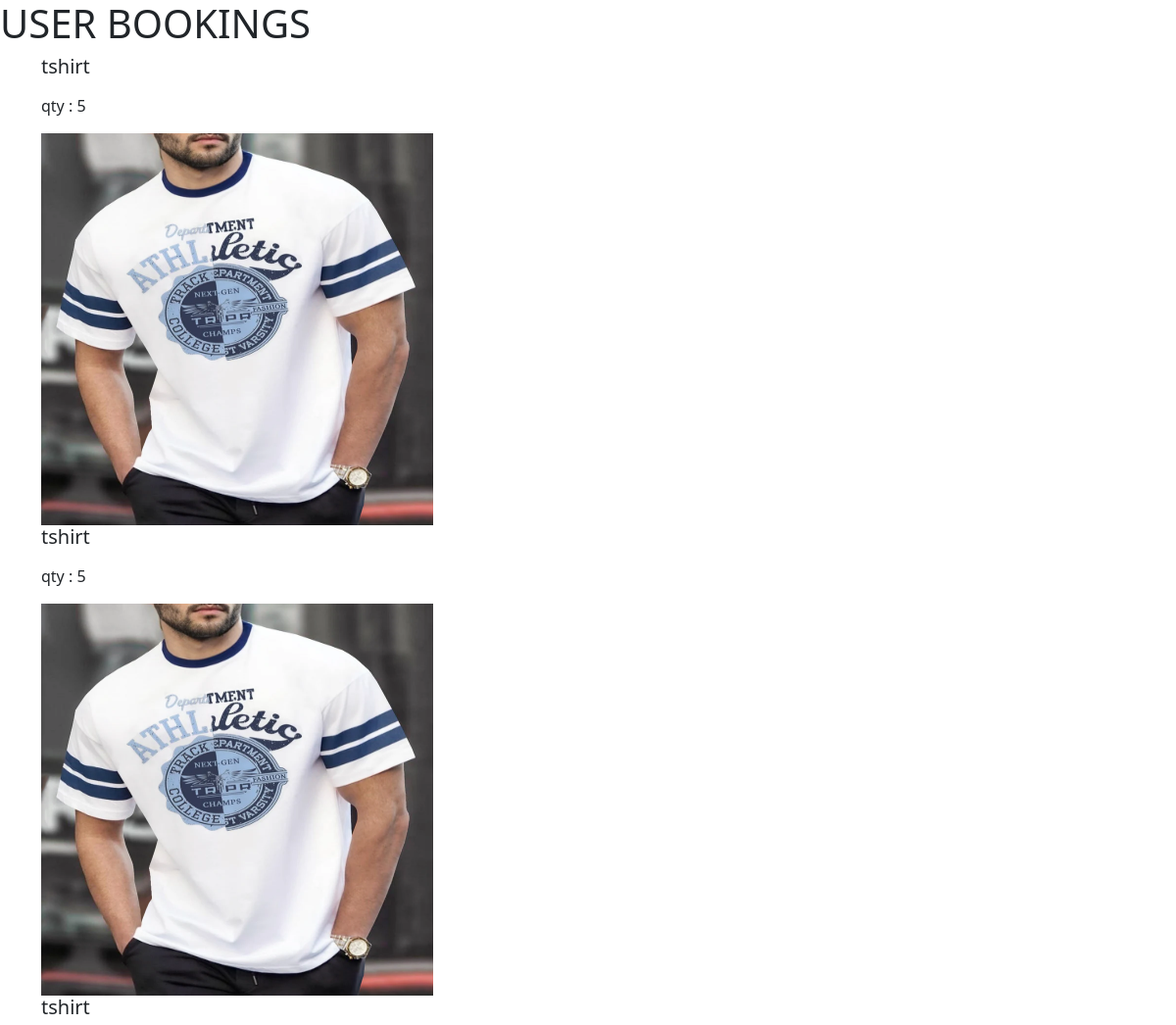
Before: /userbookings (signed in, upper part) with the older database file.
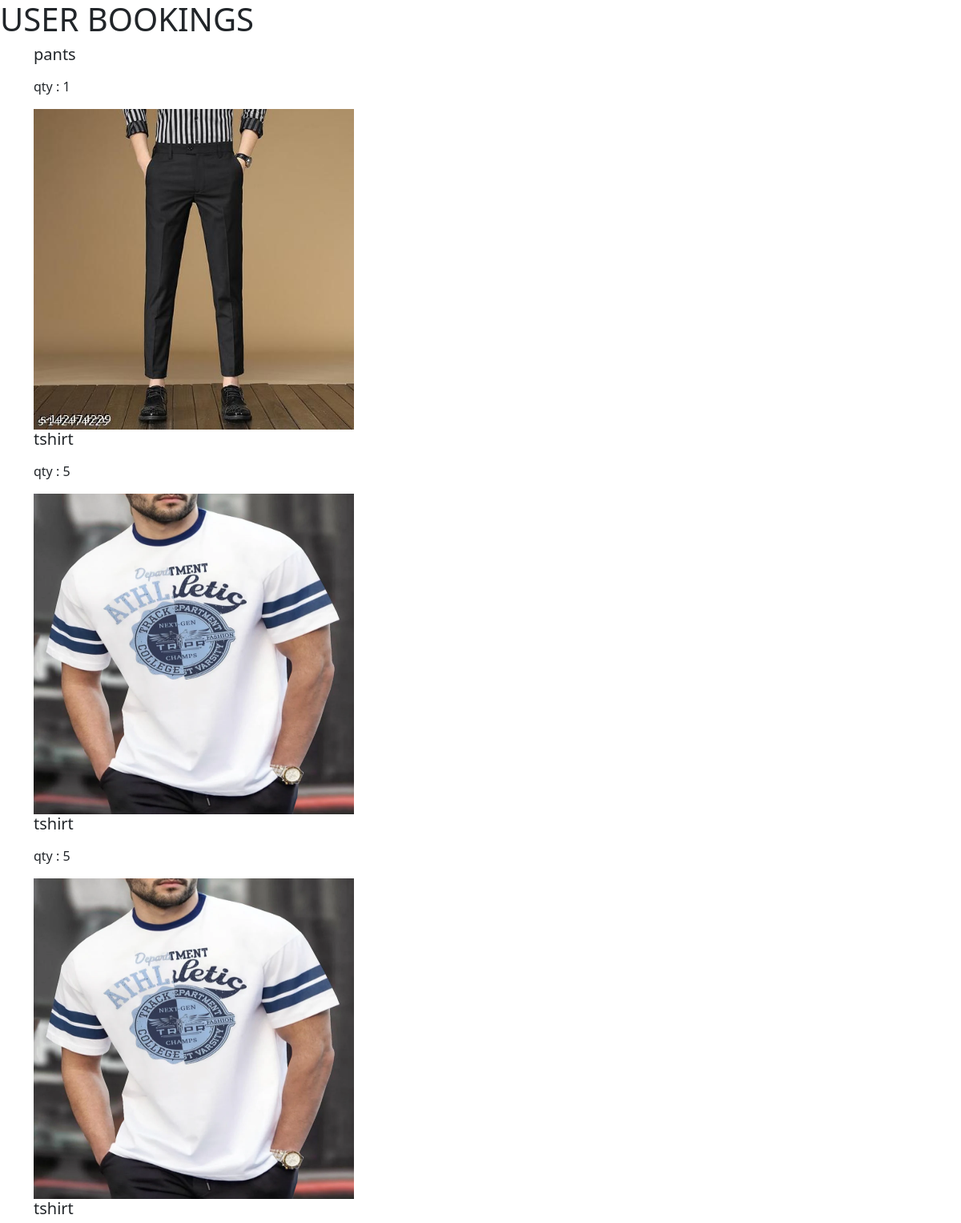
After: the same page with the newer database file.
### app/models.py (models this page shows)
class Buy(models.Model):
    product=models.ForeignKey(product,on_delete=models.CASCADE)
    user=models.ForeignKey(User,on_delete=models.CASCADE)
    qty=models.IntegerField()
    t_price=models.IntegerField()
    date=models.DateField(auto_now_add=True)

class product(models.Model):
    pid=models.TextField()
    name=models.TextField()
    dis=models.TextField()
    price=models.IntegerField()
    offer_price=models.IntegerField()
    stock=models.IntegerField()
    img=models.FileField()

### app/views.py (the view)
# urls.py: path('userbookings',views.user_bookings),
def user_bookings(req):
    user=User.objects.get(username=req.session['user'])
    bookings=Buy.objects.filter(user=user)[::-1]
    return render(req,'user/bookings.html',{'bookings':bookings})

### templates/user/bookings.html (shortened to what this page needs)
<!DOCTYPE html>
<html lang="en">
<head>
    <link href="https://cdn.jsdelivr.net/npm/bootstrap@5.3.3/dist/css/bootstrap.min.css" rel="stylesheet">
</head>
<body>
    <h1>USER BOOKINGS</h1>
    <div class="container">
        <div class="row">
            {% for i in bookings %}
                <div class="col-lg-12">
                    <h5>{{i.product.name}}</h5>
                    <p>qty : {{i.qty}}</p>
                    <img src="{{i.product.img.url}}" style="width: 400px;height: 400px;" alt="">
                </div>
            {% endfor %}
        </div>
    </div>
</body>
</html>

Changed rows visible on the page:
added Buy: product.name "pants", qty "1", product.img (picture)
